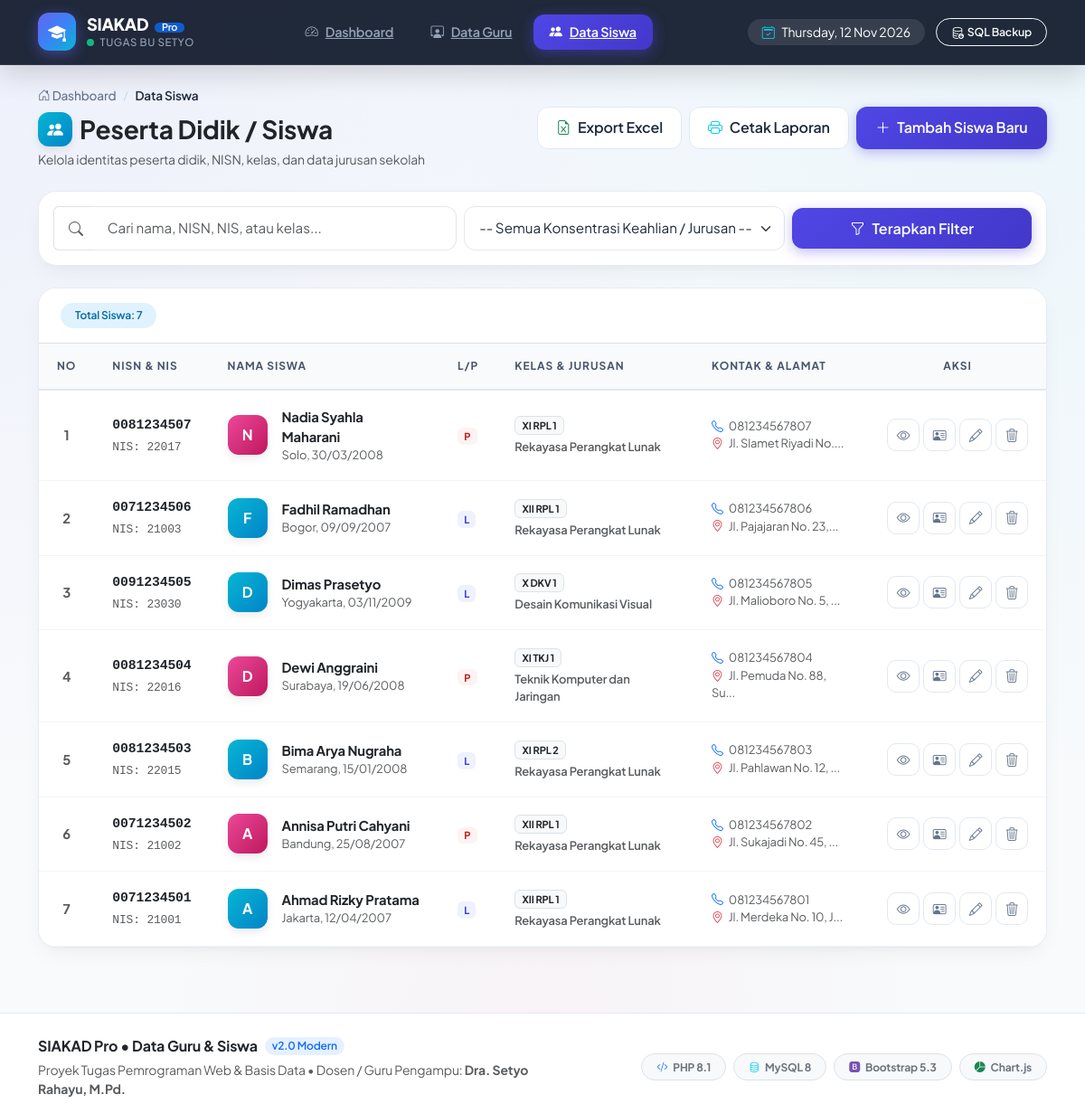
The app's page /siswa/index.php with its own data.
### tables this page shows
CREATE TABLE `siswa` (
  `id` INT(11) NOT NULL AUTO_INCREMENT,
  `nisn` VARCHAR(20) NOT NULL UNIQUE,
  `nis` VARCHAR(20) NOT NULL UNIQUE,
  `nama` VARCHAR(100) NOT NULL,
  `jenis_kelamin` ENUM('Laki-laki', 'Perempuan') NOT NULL,
  `kelas` VARCHAR(20) NOT NULL,
  `jurusan` VARCHAR(50) NOT NULL,
  `tempat_lahir` VARCHAR(50) DEFAULT NULL,
  `tanggal_lahir` DATE DEFAULT NULL,
  `telepon` VARCHAR(20) DEFAULT NULL,
  `email` VARCHAR(100) DEFAULT NULL,
  `alamat` TEXT DEFAULT NULL,
  `created_at` TIMESTAMP DEFAULT CURRENT_TIMESTAMP,
  PRIMARY KEY (`id`)
);

### siswa/index.php (the view, shortened to what this page needs)
<?php
require_once __DIR__ . '/../config/database.php';
$search = isset($_GET['search']) ? trim($_GET['search']) : '';
$jurusan_filter = isset($_GET['jurusan']) ? trim($_GET['jurusan']) : '';
$sql = "SELECT * FROM siswa WHERE 1=1";
$sql .= " ORDER BY id DESC";
$result = mysqli_query($koneksi, $sql);
$total_data = mysqli_num_rows($result);
require_once __DIR__ . '/../includes/header.php';
?>
<div class="d-flex flex-wrap justify-content-between align-items-center mb-4 gap-3">
    <div>
        <div class="breadcrumb-modern">
            <a href="<?= BASE_URL ?>/index.php"><i class="bi bi-house-door"></i> Dashboard</a>
            <span class="breadcrumb-separator">/</span>
            <span class="active">Data Siswa</span>
        </div>
        <h3 class="fw-bold text-dark mb-1 d-flex align-items-center gap-2">
            <span class="avatar-gradient avatar-gradient-2" style="width: 38px; height: 38px; font-size: 1.1rem;">
                <i class="bi bi-people-fill"></i>
            </span>
            Peserta Didik / Siswa
        </h3>
        <p class="text-muted small mb-0">Kelola identitas peserta didik, NISN, kelas, dan data jurusan sekolah</p>
    </div>
    <div class="d-flex flex-wrap gap-2">
        <a href="<?= BASE_URL ?>/siswa/export_excel.php" class="btn btn-modern-outline">
            <i class="bi bi-file-earmark-excel text-success"></i> Export Excel
        </a>
        <a href="<?= BASE_URL ?>/siswa/cetak.php<?= !empty($jurusan_filter) ? '?jurusan=' . urlencode($jurusan_filter) : ''; ?>" target="_blank" class="btn btn-modern-outline">
            <i class="bi bi-printer text-info"></i> Cetak Laporan
        </a>
        <a href="<?= BASE_URL ?>/siswa/tambah.php" class="btn btn-modern-primary">
            <i class="bi bi-plus-lg"></i> Tambah Siswa Baru
        </a>
    </div>
</div>
<div class="card card-modern mb-4">
    <div class="card-body p-3">
        <form method="GET" action="" class="row g-2 align-items-center">
            <div class="col-md-5">
                <div class="input-group">
                    <span class="input-group-text bg-white border-end-0 text-muted ps-3">
                        <i class="bi bi-search"></i>
                    </span>
                    <input type="text" name="search" class="form-control form-control-modern border-start-0" placeholder="Cari nama, NISN, NIS, atau kelas..." value="<?= htmlspecialchars($search); ?>">
                </div>
            </div>
            <div class="col-md-4">
                <select name="jurusan" class="form-select form-select-modern">
                    <option value="">-- Semua Konsentrasi Keahlian / Jurusan --</option>
                </select>
            </div>
            <div class="col-md-3 d-flex gap-2">
                <button type="submit" class="btn btn-modern-primary flex-grow-1 justify-content-center">
                    <i class="bi bi-funnel"></i> Terapkan Filter
                </button>
            </div>
        </form>
    </div>
</div>
<div class="card card-modern">
    <div class="card-header bg-white py-3 px-4 border-bottom d-flex justify-content-between align-items-center">
        <div class="d-flex align-items-center gap-2">
            <span class="badge badge-soft-info px-3 py-2 rounded-pill fw-semibold">
                Total Siswa: <?= $total_data; ?>
            </span>
        </div>
    </div>
    <div class="card-body p-0">
        <div class="table-responsive">
            <table class="table table-modern mb-0">
                <thead>
                    <tr>
                        <th style="width: 50px;" class="text-center">No</th>
                        <th>NISN &amp; NIS</th>
                        <th>Nama Siswa</th>
                        <th>L/P</th>
                        <th>Kelas &amp; Jurusan</th>
                        <th>Kontak &amp; Alamat</th>
                        <th class="text-center" style="width: 170px;">Aksi</th>
                    </tr>
                </thead>
                <tbody>
                    <?php if ($total_data > 0): ?>
                        <?php $no = 1; while ($row = mysqli_fetch_assoc($result)): ?>
                            <tr>
                                <td class="text-center fw-bold text-muted"><?= $no++; ?></td>
                                <td>
                                    <span class="fw-bold font-monospace text-dark d-block"><?= htmlspecialchars($row['nisn']); ?></span>
                                    <small class="text-muted font-monospace">NIS: <?= htmlspecialchars($row['nis']); ?></small>
                                </td>
                                <td>
                                    <div class="d-flex align-items-center gap-3">
                                        <div class="avatar-gradient <?= $row['jenis_kelamin'] == 'Laki-laki' ? 'avatar-gradient-2' : 'avatar-gradient-3'; ?>">
                                            <?= strtoupper(substr($row['nama'], 0, 1)); ?>
                                        </div>
                                        <div>
                                            <a href="<?= BASE_URL ?>/siswa/detail.php?id=<?= $row['id']; ?>" class="fw-bold text-dark text-decoration-none">
                                                <?= htmlspecialchars($row['nama']); ?>
                                            </a>
                                            <small class="text-muted d-block">
                                                <?= !empty($row['tempat_lahir']) ? htmlspecialchars($row['tempat_lahir']) . ', ' : ''; ?>
                                                <?= !empty($row['tanggal_lahir']) ? date('d/m/Y', strtotime($row['tanggal_lahir'])) : ''; ?>
                                            </small>
                                        </div>
                                    </div>
                                </td>
                                <td>
                                    <?php if ($row['jenis_kelamin'] == 'Laki-laki'): ?>
                                        <span class="badge badge-soft-primary" title="Laki-laki">L</span>
                                    <?php else: ?>
                                        <span class="badge badge-soft-danger" title="Perempuan">P</span>
                                    <?php endif; ?>
                                </td>
                                <td>
                                    <span class="badge bg-light text-dark border d-inline-block mb-1">
                                        <?= htmlspecialchars($row['kelas']); ?>
                                    </span>
                                    <small class="text-muted d-block fw-semibold"><?= htmlspecialchars($row['jurusan']); ?></small>
                                </td>
                                <td>
                                    <small class="text-muted d-block"><i class="bi bi-telephone text-primary me-1"></i> <?= !empty($row['telepon']) ? htmlspecialchars($row['telepon']) : '-'; ?></small>
                                    <small class="text-muted d-block"><i class="bi bi-geo-alt text-danger me-1"></i> <?= !empty($row['alamat']) ? htmlspecialchars(mb_strimwidth($row['alamat'], 0, 24, '...')) : '-'; ?></small>
                                </td>
                                <td class="text-center">
                                    <div class="d-flex justify-content-center gap-1">
                                        <a href="<?= BASE_URL ?>/siswa/detail.php?id=<?= $row['id']; ?>" class="btn-action-icon view" title="Lihat Profil Siswa">
                                            <i class="bi bi-eye"></i>
                                        </a>
                                        <a href="<?= BASE_URL ?>/siswa/kartu.php?id=<?= $row['id']; ?>" target="_blank" class="btn-action-icon card-btn" title="Cetak Kartu Siswa">
                                            <i class="bi bi-person-vcard"></i>
                                        </a>
                                        <a href="<?= BASE_URL ?>/siswa/edit.php?id=<?= $row['id']; ?>" class="btn-action-icon edit" title="Edit Data Siswa">
                                            <i class="bi bi-pencil"></i>
                                        </a>
                                        <a href="<?= BASE_URL ?>/siswa/hapus.php?id=<?= $row['id']; ?>" class="btn-action-icon delete btn-hapus-konfirmasi" data-nama="<?= htmlspecialchars($row['nama']); ?>" title="Hapus Data Siswa">
                                            <i class="bi bi-trash3"></i>
                                        </a>
                                    </div>
                                </td>
                            </tr>
                        <?php endwhile; ?>
                    <?php endif; ?>
                </tbody>
            </table>
        </div>
    </div>
</div>
<?php require_once __DIR__ . '/../includes/footer.php'; ?>

### includes/header.php (shortened to what this page needs)
<?php
$current_page = basename($_SERVER['PHP_SELF']);
$current_dir = basename(dirname($_SERVER['PHP_SELF']));
?>
<!DOCTYPE html>
<html lang="id">
<head>
    <link href="https://cdn.jsdelivr.net/npm/bootstrap@5.3.3/dist/css/bootstrap.min.css" rel="stylesheet">
    <link href="https://cdn.jsdelivr.net/npm/bootstrap-icons@1.11.3/font/bootstrap-icons.min.css" rel="stylesheet">
    <link href="https://cdn.jsdelivr.net/npm/sweetalert2@11.10.8/dist/sweetalert2.min.css" rel="stylesheet">
</head>
<body>
<nav class="navbar navbar-expand-lg navbar-premium sticky-top">
    <div class="container">
        <a class="navbar-brand-modern" href="<?= BASE_URL ?>/index.php">
            <div class="brand-logo-glow">
                <i class="bi bi-mortarboard-fill"></i>
            </div>
            <div>
                <div class="brand-title">SIAKAD <span class="badge bg-primary bg-opacity-75 text-white fw-semibold rounded-pill px-2 py-0 ms-1" style="font-size: 0.68rem;">Pro</span></div>
                <div class="brand-subtitle"><span class="live-dot me-1"></span> Tugas Bu Setyo</div>
            </div>
        </a>
        <div class="collapse navbar-collapse" id="navbarMain">
            <ul class="navbar-nav mx-auto mb-2 mb-lg-0 py-2 py-lg-0">
                <li class="nav-item">
                    <a class="nav-pill-modern <?= ($current_page == 'index.php' && $current_dir != 'siswa' && $current_dir != 'guru') ? 'active' : ''; ?>" href="<?= BASE_URL ?>/index.php">
                        <i class="bi bi-speedometer2"></i> Dashboard
                    </a>
                </li>
                <li class="nav-item">
                    <a class="nav-pill-modern <?= ($current_dir == 'guru') ? 'active' : ''; ?>" href="<?= BASE_URL ?>/guru/index.php">
                        <i class="bi bi-person-workspace"></i> Data Guru
                    </a>
                </li>
                <li class="nav-item">
                    <a class="nav-pill-modern <?= ($current_dir == 'siswa') ? 'active' : ''; ?>" href="<?= BASE_URL ?>/siswa/index.php">
                        <i class="bi bi-people-fill"></i> Data Siswa
                    </a>
                </li>
            </ul>
            <div class="d-flex align-items-center gap-2 pt-2 pt-lg-0">
                <div class="d-none d-xl-flex align-items-center gap-2 px-3 py-1 bg-white bg-opacity-10 rounded-pill text-white small me-1">
                    <i class="bi bi-calendar2-check text-info"></i>
                    <span><?= date('l, d M Y'); ?></span>
                </div>
                <a href="<?= BASE_URL ?>/database.sql" download class="btn btn-sm btn-outline-light rounded-pill px-3 py-1 d-inline-flex align-items-center gap-1">
                    <i class="bi bi-database-down"></i> <span class="small fw-semibold">SQL Backup</span>
                </a>
            </div>
        </div>
    </div>
</nav>
<div class="main-content py-4">
    <div class="container">

### includes/footer.php (shortened to what this page needs)
    </div>
</div>
<footer class="mt-5 pt-4 pb-3" style="background-color: #ffffff; border-top: 1px solid #e2e8f0;">
    <div class="container">
        <div class="row align-items-center gy-3">
            <div class="col-md-6 text-center text-md-start">
                <div class="d-flex align-items-center justify-content-center justify-content-md-start gap-2 mb-1">
                    <span class="fw-bold text-dark">SIAKAD Pro &bull; Data Guru & Siswa</span>
                    <span class="badge bg-primary bg-opacity-10 text-primary fw-semibold rounded-pill px-2">v2.0 Modern</span>
                </div>
                <p class="text-muted small mb-0">
                    Proyek Tugas Pemrograman Web &amp; Basis Data &bull; Dosen / Guru Pengampu: <strong>Dra. Setyo Rahayu, M.Pd.</strong>
                </p>
            </div>
            <div class="col-md-6 text-center text-md-end">
                <div class="d-flex flex-wrap align-items-center justify-content-center justify-content-md-end gap-2">
                    <span class="badge bg-light text-secondary border px-3 py-2 rounded-pill small">
                        <i class="bi bi-code-slash text-primary me-1"></i> PHP 8.1
                    </span>
                    <span class="badge bg-light text-secondary border px-3 py-2 rounded-pill small">
                        <i class="bi bi-database text-info me-1"></i> MySQL 8
                    </span>
                    <span class="badge bg-light text-secondary border px-3 py-2 rounded-pill small">
                        <i class="bi bi-bootstrap-fill text-purple me-1" style="color: #7952b3;"></i> Bootstrap 5.3
                    </span>
                    <span class="badge bg-light text-secondary border px-3 py-2 rounded-pill small">
                        <i class="bi bi-pie-chart-fill text-success me-1"></i> Chart.js
                    </span>
                </div>
            </div>
        </div>
    </div>
</footer>
</body>
</html>

### records on screen
siswa: nisn "0081234507", nis "22017", nama "N", nama "Nadia Syahla Maharani", tempat_lahir "Solo", tanggal_lahir "30/03/2008", jenis_kelamin "P", kelas "XI RPL 1", jurusan "Rekayasa Perangkat Lunak", telepon "081234567807", alamat "Jl. Slamet Riyadi No...."
siswa: nisn "0071234506", nis "21003", nama "F", nama "Fadhil Ramadhan", tempat_lahir "Bogor", tanggal_lahir "09/09/2007", jenis_kelamin "L", kelas "XII RPL 1", jurusan "Rekayasa Perangkat Lunak", telepon "081234567806", alamat "Jl. Pajajaran No. 23,..."
siswa: nisn "0091234505", nis "23030", nama "D", nama "Dimas Prasetyo", tempat_lahir "Yogyakarta", tanggal_lahir "03/11/2009", jenis_kelamin "L", kelas "X DKV 1", jurusan "Desain Komunikasi Visual", telepon "081234567805", alamat "Jl. Malioboro No. 5, ..."
siswa: nisn "0081234504", nis "22016", nama "D", nama "Dewi Anggraini", tempat_lahir "Surabaya", tanggal_lahir "19/06/2008", jenis_kelamin "P", kelas "XI TKJ 1", jurusan "Teknik Komputer dan Jaringan", telepon "081234567804", alamat "Jl. Pemuda No. 88, Su..."
siswa: nisn "0081234503", nis "22015", nama "B", nama "Bima Arya Nugraha", tempat_lahir "Semarang", tanggal_lahir "15/01/2008", jenis_kelamin "L", kelas "XI RPL 2", jurusan "Rekayasa Perangkat Lunak", telepon "081234567803", alamat "Jl. Pahlawan No. 12, ..."
siswa: nisn "0071234502", nis "21002", nama "A", nama "Annisa Putri Cahyani", tempat_lahir "Bandung", tanggal_lahir "25/08/2007", jenis_kelamin "P", kelas "XII RPL 1", jurusan "Rekayasa Perangkat Lunak", telepon "081234567802", alamat "Jl. Sukajadi No. 45, ..."
siswa: nisn "0071234501", nis "21001", nama "A", nama "Ahmad Rizky Pratama", tempat_lahir "Jakarta", tanggal_lahir "12/04/2007", jenis_kelamin "L", kelas "XII RPL 1", jurusan "Rekayasa Perangkat Lunak", telepon "081234567801", alamat "Jl. Merdeka No. 10, J..."

### other values on screen
$total_data "7"
